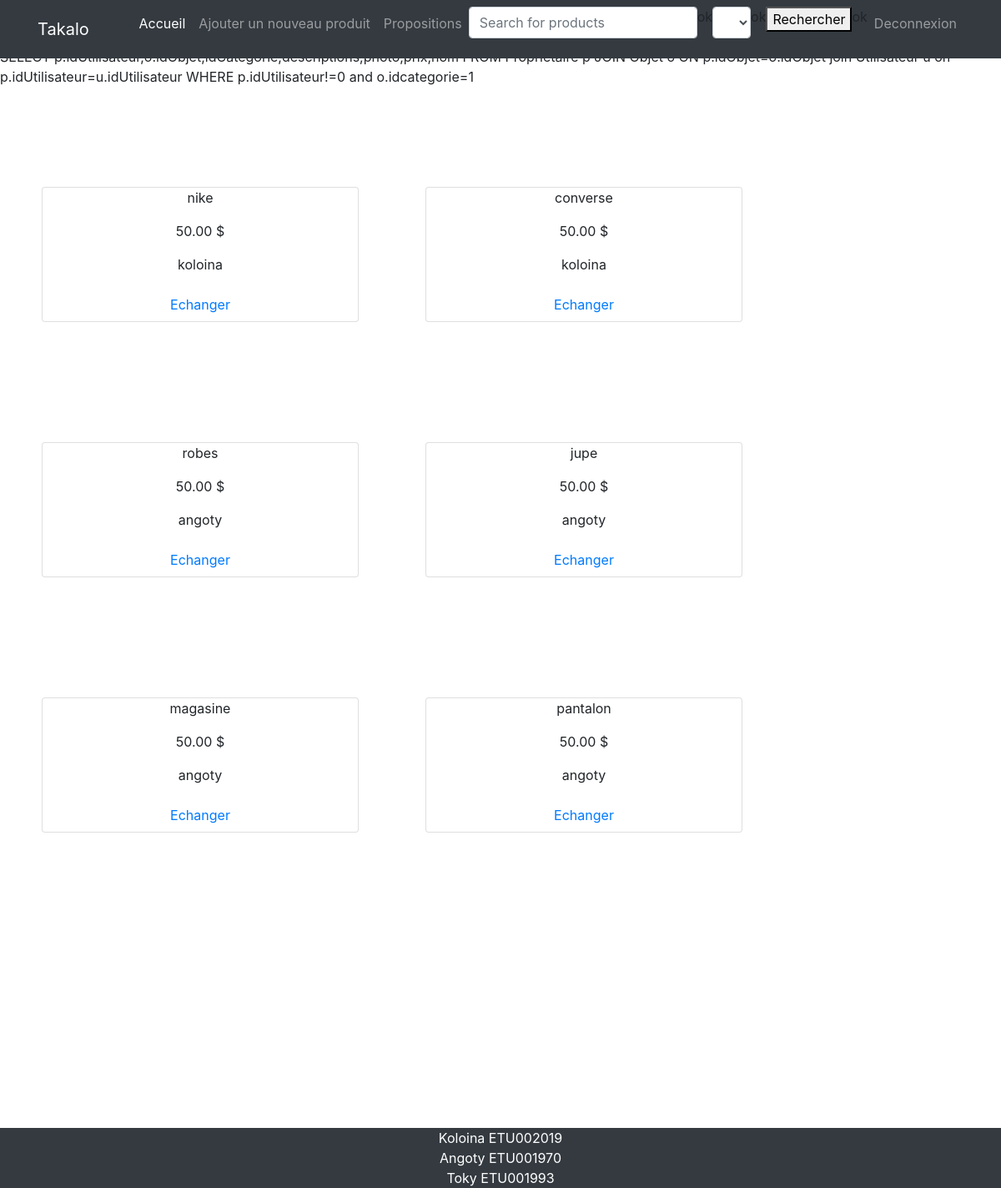
Before: /Content/get_categ/1 with the older database file.
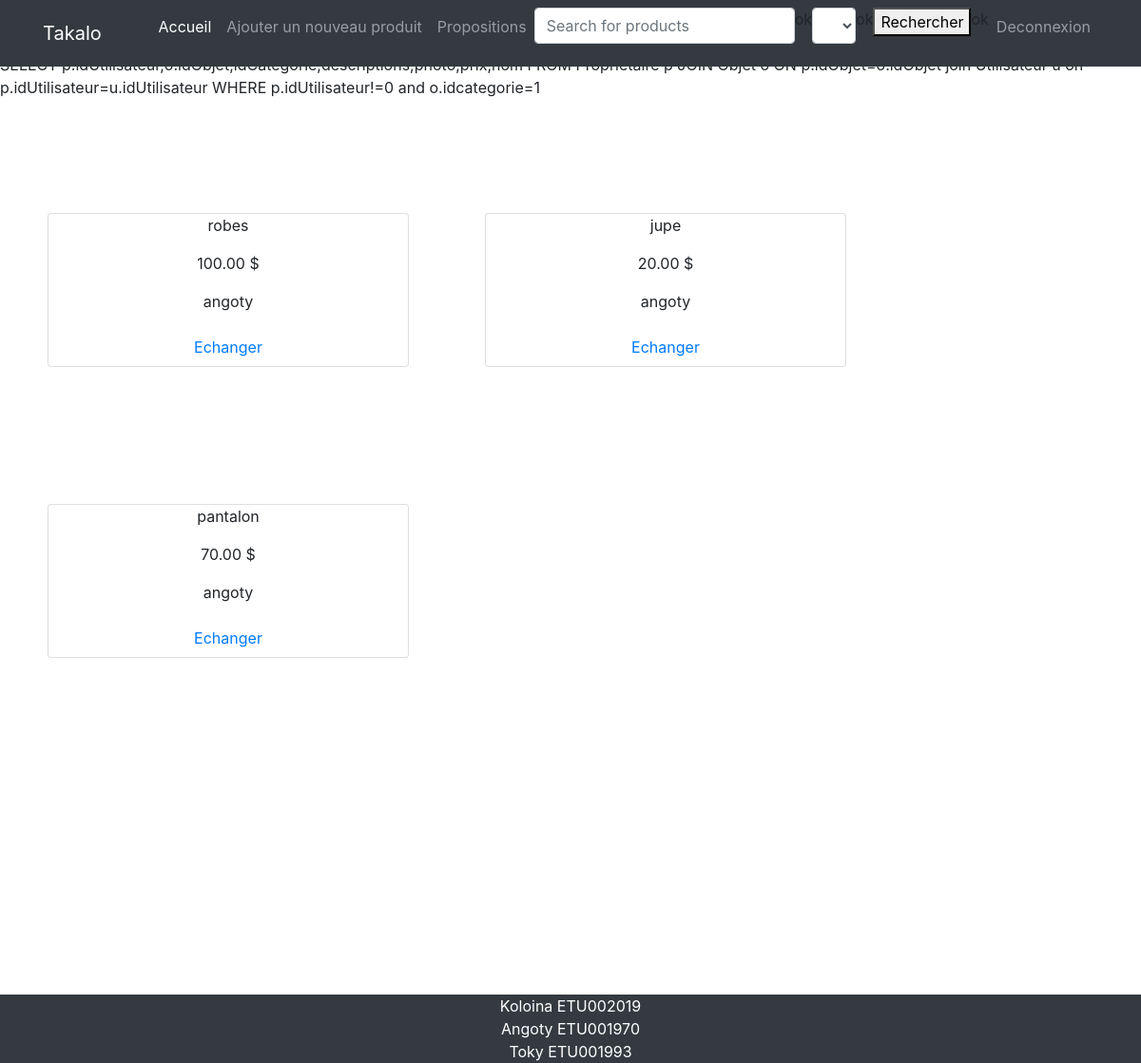
After: the same page with the newer database file.
### tables this page shows
CREATE TABLE Proprietaire(
    idUtilisateur INTEGER NOT NULL,
    idObjet INTEGER NOT NULL,
    FOREIGN KEY(idUtilisateur) REFERENCES Utilisateur(idUtilisateur),
    FOREIGN KEY(idObjet) REFERENCES Objet(idObjet)
);

CREATE TABLE Objet(
    idObjet INTEGER PRIMARY KEY AUTO_INCREMENT NOT NULL,
    idCategorie INTEGER,
    descriptions VARCHAR(25),
    photo VARCHAR(25),
    prix DECIMAL(9, 2) DEFAULT 0,
    FOREIGN KEY(idCategorie) REFERENCES Categorie(idCategorie)
);

CREATE TABLE Utilisateur(
    idUtilisateur INTEGER PRIMARY KEY AUTO_INCREMENT NOT NULL,
    nom VARCHAR(20),
    prenom VARCHAR(20),
    email VARCHAR(40),
    mdp VARCHAR(30)
);

### application/controllers/Content.php (called while the page is built, shortened)
<?php
class Content extends CI_Controller {
     public function get_categ($idCateg=''){
        $idUser= $_SESSION['idUser'];
        $this->load->model('objets_models');
        $data['categ']= $this->objets_models->getOtherProducts($idUser,$idCateg);
        $this->load->view('pages/autres',$data);
     }
}

### index.php (called while the page is built, shortened)
<?php
require_once BASEPATH.'core/CodeIgniter.php';

### application/models/objets_models.php (called while the page is built, shortened)
<?php
    class Objets_models extends CI_Model{
        public function getOtherProducts ($idU, $idCateg){
            $sql="SELECT p.idUtilisateur,o.idObjet,idCategorie,descriptions,photo,prix,nom FROM Proprietaire p JOIN Objet o ON p.idObjet=o.idObjet join Utilisateur u on p.idUtilisateur=u.idUtilisateur WHERE p.idUtilisateur!=%d and o.idcategorie=%d";
            $sql=sprintf($sql, $idU, $idCateg);
            $query=$this->db->query($sql);
            $result=array();
            foreach($query->result_array() as $row){
                $result[]=$row;
            }
            return $result;
        }
    }
?>

### application/views/pages/autres.php (the view, shortened to what this page needs)
<!DOCTYPE html>
<html lang="en">
<head>
</head>
<body>
<head>
    <link href="vendor/bootstrap/css/bootstrap.min.css" rel="stylesheet">
  <link href="css/shop-homepage.css" rel="stylesheet">
</head>
<?php $this->load->view("templates/header") ?>
    <div class="row">
        <?php for($i=0; $i<count($categ); $i++){ ?>
            <div class="col-lg-4 col-md-6 mb-4">
                <div class="card h-100">
                    <p><?php echo $categ[$i]['descriptions'];?></p>
                    <p><?php echo $categ[$i]['prix'];?> $</p>
                    <p><?php echo $categ[$i]['nom'];?></p>
                    <a href="<?php echo site_url('Content/demande/'.$categ[$i]['idObjet'].'/'.$categ[$i]['idUtilisateur']) ;?>" class="nav-item nav-link">Echanger</a>
                </div>
            </div>
        <?php  } ?>
    </div>
    <?php $this->load->view("templates/footer") ?>
</body>
</html>

### application/views/templates/header.php (shortened to what this page needs)
<!DOCTYPE html>
<html lang="en">
<head>
    <link href="<?php echo site_url('assets/bootstrap2/vendor/bootstrap/css/bootstrap.css')?>" rel="stylesheet">
    <link href="<?php echo site_url('assets/css/shop-homepage.css') ?>" rel="stylesheet">
</head>
<body>
  <nav class="navbar navbar-expand-lg navbar-dark bg-dark fixed-top">
    <div class="container">
      <a class="navbar-brand" href="#">Takalo</a>
      <div class="collapse navbar-collapse" id="navbarResponsive">
        <ul class="navbar-nav ml-auto">
          <li class="nav-item active">
          <a href="<?php echo site_url('Head/accueil')?>" class="nav-item nav-link active">Accueil</a>
          </li>
          <li class="nav-item">
          <a href="<?php echo site_url('Objet')?>" class="nav-item nav-link">Ajouter un nouveau produit</a>
          </li>
          <li class="nav-item">
          <a href="<?php echo site_url('Head/list_propositions')?>" class="nav-item nav-link">Propositions</a>
          </li>
          <li class="nav-item">
            <form action="<?php echo site_url('Search/check_Search') ;?>" method="get">
                <input type="text" class="form-control" placeholder="Search for products" name="mot" class="nav-item nav-link"> <i class="fa fa-search"></i>
            </li>
              <p>ok</p>
              <li class="nav-item">
                  <select class="form-control" id="exampleFormControlSelect1" name="idCateg" required="required">
                        <?php for($i=0; $i<count($categ); $i++){ ?>
                            <option value="<?php echo $categ[$i]['idCategorie'] ?>"><?php echo $categ[$i]['categorie'] ?></option></a>
                        <?php } ?>
                    </select>
              </li>
              <p>ok</p>
              <li class="nav-item">
                      <button type="submit">Rechercher</button>
              </li>
              <p>ok</p>
              <li class="nav-item">
                <a href="<?php echo site_url('Head/quit')?>" class="nav-item nav-link">Deconnexion</a>
              </li>
        </ul>
      </div>
    </div>
  </nav>
</body>
</html>

### application/views/templates/footer.php (shortened to what this page needs)
<!DOCTYPE html>
<html lang="en">
<head>
    <link href="<?php echo site_url('assets/bootstrap2/vendor/bootstrap/css/bootstrap.css')?>" rel="stylesheet">
    <link href="<?php echo site_url('assets/css/shop-homepage.css') ?>" rel="stylesheet">
</head>
<body>
  <footer class="oe">
    <div class="container">
      <p class="m-0 text-center text-white">Koloina ETU002019</p>
      <p class="m-0 text-center text-white">Angoty ETU001970</p>
      <p class="m-0 text-center text-white">Toky ETU001993</p>
    </div>
  </footer>
</body>
</html>

### assets/css/shop-homepage.css (style rules this page uses)
body { padding-top: 56px; }

Changed rows visible on the page:
no longer on this page (row unchanged): proprietaire: idObjet.descriptions "nike", idObjet.prix "50.00", idUtilisateur.nom "koloina"
no longer on this page (row unchanged): proprietaire: idObjet.descriptions "converse", idObjet.prix "50.00", idUtilisateur.nom "koloina"
no longer on this page (row unchanged): proprietaire: idObjet.descriptions "magasine", idObjet.prix "50.00", idUtilisateur.nom "angoty"
changed through a linked row, proprietaire "robes": idObjet.prix "50.00" → "100.00"
changed through a linked row, proprietaire "jupe": idObjet.prix "50.00" → "20.00"
changed through a linked row, proprietaire "pantalon": idObjet.prix "50.00" → "70.00"
